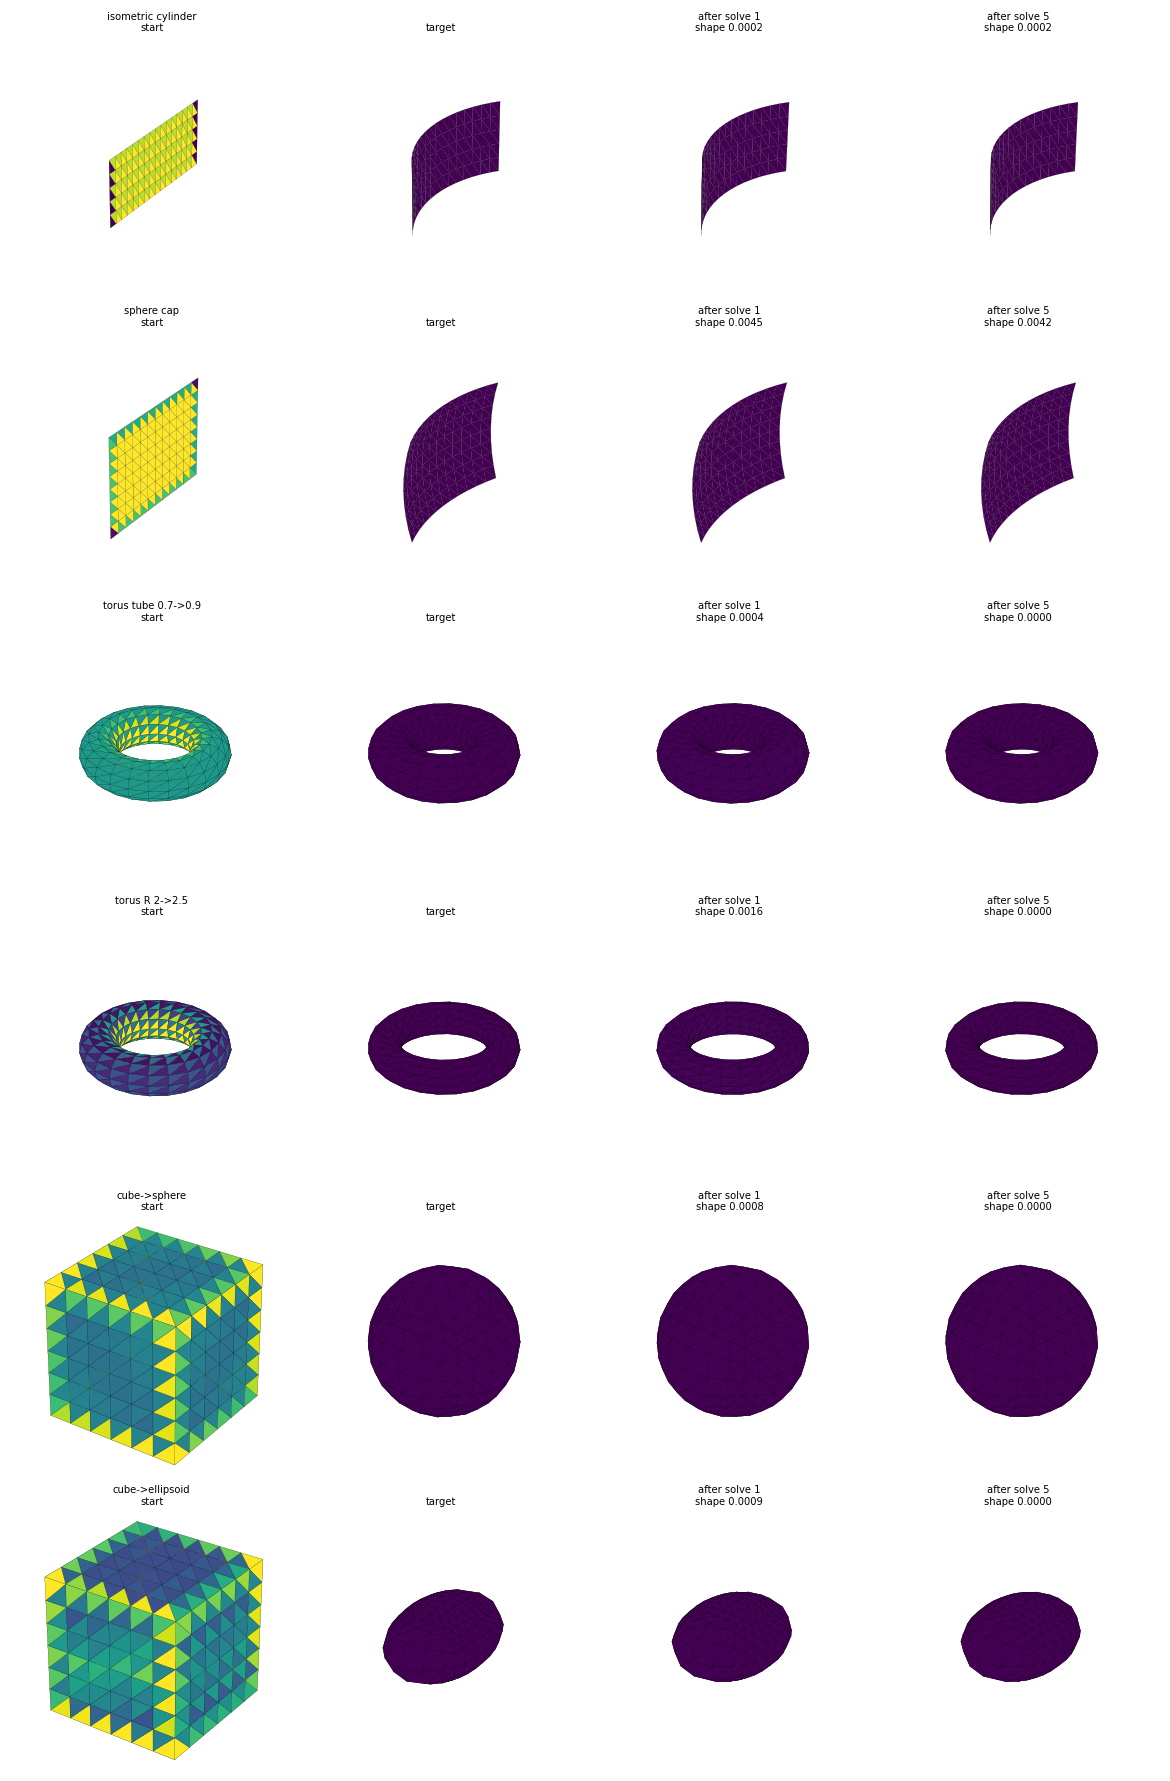

Here is the Python script that generated this plot:
"""Live read-out (D follows the metric) with the restart protocol: solve the
frozen system to convergence, make the result the new rest, repeat. Writes
`live_compare.png` (start, target, after the first solve, after the last)."""

import sys
import time

import matplotlib

matplotlib.use("Agg")
import matplotlib.pyplot as plt  # noqa: E402
import numpy as np  # noqa: E402

import base_loop as bl  # noqa: E402
import closed_targets as ct  # noqa: E402
import cr_goal as cg  # noqa: E402
import cr_loop as cl  # noqa: E402
import cr_ops as ops  # noqa: E402
from edge_compare import align, cases  # noqa: E402
from plot_failures import draw, residual  # noqa: E402


def shape_error(X, Xt, dist, size):
    if dist is None:
        return bl.rigid_error(X, Xt) / size
    return float(np.abs(dist(align(X, Xt))).mean() / size)


if __name__ == "__main__":
    restarts = int(sys.argv[1]) if len(sys.argv) > 1 else 5
    memory = sys.argv[2] if len(sys.argv) > 2 else "edge_arap"
    rows = list(cases())
    fig = plt.figure(figsize=(13, 3.3 * len(rows)))
    for k, (name, X0, F, Xt, dist) in enumerate(rows):
        m = ops.build_mesh(F, len(X0))
        s4 = bl.readout(m, ops.cr_derivative(m, Xt)[0], Xt)
        s3g = cl.sym_goal(s4)
        size = np.ptp(Xt, axis=0).max()
        print(f"{name}: start shape {shape_error(X0, Xt, dist, size):.4f}", flush=True)
        X = X0.copy()
        snaps = []
        for j in range(restarts):
            t = time.time()
            r = cg.goal_gn_loop(m, X, X, s4, cg.GoalGNConfig(
                iterations=150, w_arap=1e-2, rebuild="none", memory=memory,
                readout="live"))
            X = r.X
            snaps.append(X)
            print(f"  restart {j} its {len(r.energy):3d} E {r.energy[-1]:.2e} "
                  f"shape {shape_error(X, Xt, dist, size):.5f} "
                  f"strain vs target {ct.edge_strain(m, X, Xt).mean():.4f} "
                  f"t {time.time() - t:.0f}s", flush=True)
        c0 = residual(m, X0, s3g)
        vmax = float(np.percentile(c0, 95))
        panels = [(X0, c0, f"{name}\nstart"), (Xt, residual(m, Xt, s3g), "target")]
        for label, Xs in (("after solve 1", snaps[0]), (f"after solve {restarts}", snaps[-1])):
            panels.append((Xs, residual(m, Xs, s3g),
                           f"{label}\nshape {shape_error(Xs, Xt, dist, size):.4f}"))
        for j, (Xp, c, title) in enumerate(panels):
            ax = fig.add_subplot(len(rows), 4, 4 * k + j + 1, projection="3d")
            draw(ax, Xp, F, c, vmax, title)
    fig.tight_layout()
    fig.savefig("live_compare.png", dpi=90)
    print("wrote live_compare.png")
